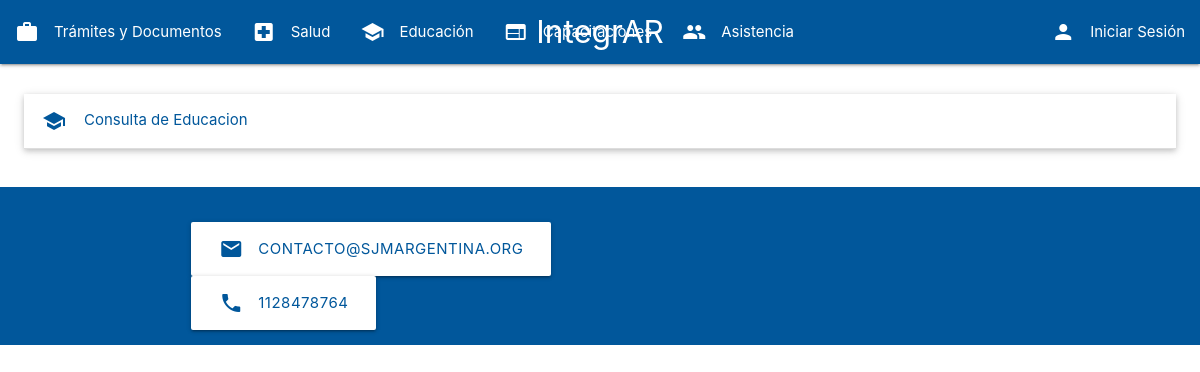
The page /consultas/educacion on the database as committed earlier.
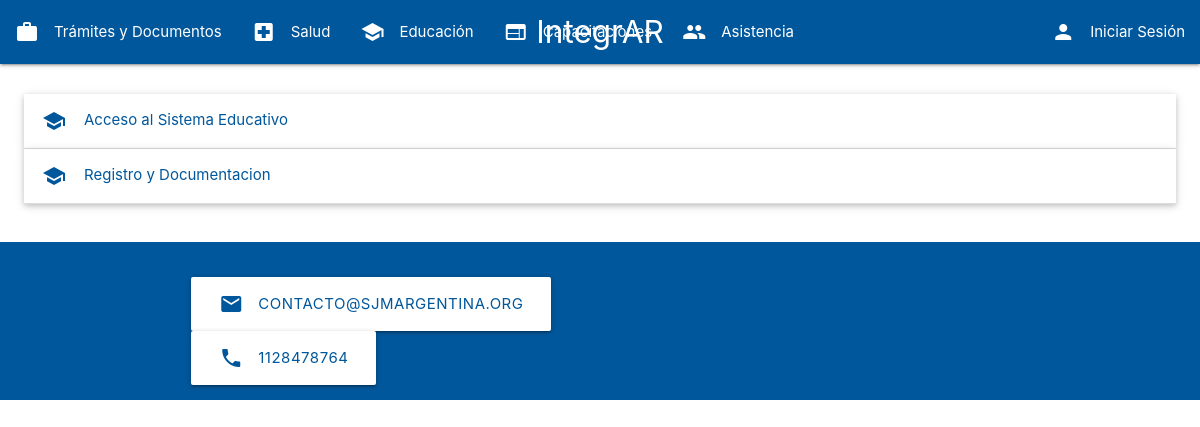
The same page on the database as committed later.
### consultas/models.py (models this page shows, shortened)
class Consulta(models.Model):
    titulo = models.CharField(max_length=200)
    descripcion = models.TextField()
    categoria = models.ForeignKey(Categoria, on_delete=models.CASCADE, related_name='consultas', null=True)  # Permite nulos temporalmente
    enlace = models.URLField(blank=True, null=True)

### consultas/views.py (the view)
# urls.py: path('consultas/educacion', views.educacion, name='educacion'),
def educacion(request, categoria_id=None):
    categoria_educacion = Categoria.objects.get(nombre="Educacion")
    consultas_educacion = Consulta.objects.filter(categoria=categoria_educacion)
    return render(request, 'educacion.html', {'consultas': consultas_educacion})

### consultas/templates/educacion.html (shortened to what this page needs)
<!DOCTYPE html>
<html lang="es">
<body>
    {% include 'navbar.html' %}
    <ul class="collapsible popout">
        {% for consulta in consultas %}
        <li>
          <div class="collapsible-header light-blue-text text-darken-4"><i class="material-icons">school</i>{{ consulta.titulo }}</div>
        </li>
        {% empty %}
            <p>No hay consultas en la categoría Educacion</p>
        {% endfor %}
    </ul>
    {% include 'footer.html' %}
</body>
</html>

Rows that differ between the two databases and show on the page:
removed Consulta: titulo "Consulta de Educacion"
added Consulta: titulo "Acceso al Sistema Educativo"
added Consulta: titulo "Registro y Documentacion"
